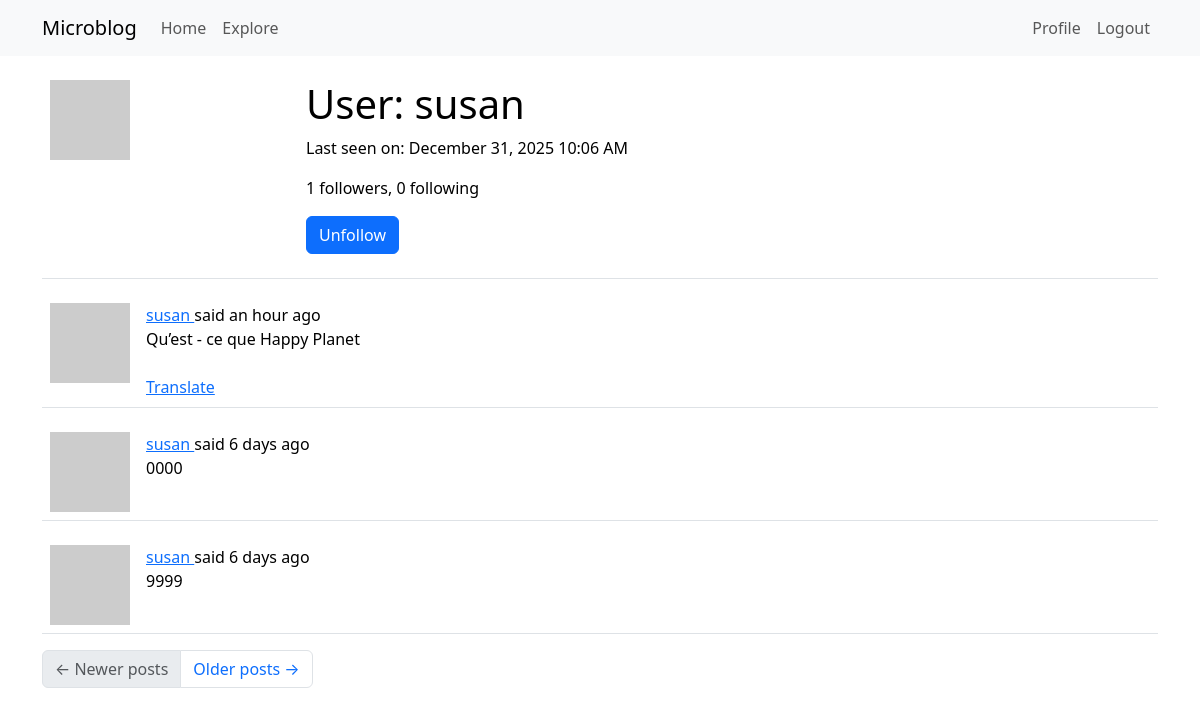
Screenshot of /user/susan (signed in) with the database file from the repository.
### app/models.py (models this page shows, shortened)
class User(UserMixin, db.Model):
    id: so.Mapped[int] = so.mapped_column(primary_key=True)
    username: so.Mapped[str] = so.mapped_column(sa.String(64), index=True, unique=True)
    email: so.Mapped[str] = so.mapped_column(sa.String(120), index=True, unique=True)
    password_hash: so.Mapped[Optional[str]] = so.mapped_column(sa.String(256))
    about_me: so.Mapped[Optional[str]] = so.mapped_column(sa.String(140))
    last_seen: so.Mapped[Optional[datetime]] = so.mapped_column(
        default=lambda: datetime.now(timezone.utc)
    )
    posts: so.WriteOnlyMapped["Post"] = so.relationship(back_populates="author")
    following: so.WriteOnlyMapped["User"] = so.relationship(
        secondary=followers,
        primaryjoin=(followers.c.follower_id == id),
        secondaryjoin=(followers.c.followed_id == id),
        back_populates="followers",
    )
    followers: so.WriteOnlyMapped["User"] = so.relationship(
        secondary=followers,
        primaryjoin=(followers.c.followed_id == id),
        secondaryjoin=(followers.c.follower_id == id),
        back_populates="following",
    )
    def avatar(self, size: int) -> str:
        digest = md5(self.email.lower().encode("utf-8")).hexdigest()
        return f"https://www.gravatar.com/avatar/{digest}?d=identicon&s={size}"
    def is_following(self, user) -> bool:
        query = self.following.select().where(User.id == user.id)
        return db.session.scalar(query) is not None
    def followers_count(self) -> int:
        query = sa.select(sa.func.count()).select_from(
            self.followers.select().subquery()
        )
        return db.session.scalar(query)
    def following_count(self) -> int:
        query = sa.select(sa.func.count()).select_from(
            self.following.select().subquery()
        )
        return db.session.scalar(query)

class Post(db.Model):
    id: so.Mapped[int] = so.mapped_column(primary_key=True)
    body: so.Mapped[str] = so.mapped_column(sa.String(140))
    timestamp: so.Mapped[datetime] = so.mapped_column(
        index=True, default=lambda: datetime.now(timezone.utc)
    )
    user_id: so.Mapped[int] = so.mapped_column(sa.ForeignKey(User.id), index=True)
    author: so.Mapped[User] = so.relationship(back_populates="posts")
    language: so.Mapped[Optional[str]] = so.mapped_column(sa.String(5))

### app/routes.py (the view)
@app.route("/user/<username>")
@login_required
def user(username):
    user = db.first_or_404(sa.select(User).where(User.username == username))
    page = request.args.get("page", 1, type=int)
    query = user.posts.select().order_by(Post.timestamp.desc())
    posts = db.paginate(
        query, page=page, per_page=app.config["POSTS_PER_PAGE"], error_out=False
    )
    next_url = (
        url_for("user", username=user.username, page=posts.next_num)
        if posts.has_next
        else None
    )
    prev_url = (
        url_for("user", username=user.username, page=posts.prev_num)
        if posts.has_prev
        else None
    )
    form = EmptyForm()
    return render_template(
        "user.html",
        user=user,
        posts=posts.items,
        next_url=next_url,
        prev_url=prev_url,
        form=form,
    )

### app/forms.py
class EmptyForm(FlaskForm):
    submit = SubmitField("Submit")

### app/__init__.py (called while the page is built)
def get_locale():
    return "zh"

### app/models.py (called while the page is built)
@login.user_loader
def load_user(id: str) -> User | None:
    return db.session.get(User, int(id))

### app/routes.py (called while the page is built)
@app.before_request
def before_request():
    if current_user.is_authenticated:
        current_user.last_seen = datetime.now(timezone.utc)
        db.session.commit()
    g.locale = str(get_locale())

### app/templates/user.html (shortened to what this page needs)
{% extends "base.html" %}
{% block content %}
    <table class="table table-hover">
        <tr>
            <td width="256px"><img src="{{ user.avatar(256) }}"></td>
            <td>
                <h1>{{ _('User') }}: {{ user.username }}</h1>
                {% if user.last_seen %}
                <p>{{ _('Last seen on') }}: {{ moment(user.last_seen).format('LLL') }}</p>
                {% endif %}
                <p>{{ _('%(count)d followers', count=user.followers_count()) }}, {{ _('%(count)d following', count=user.following_count()) }}</p>
                {% if user == current_user %}
                <p><a href="{{ url_for('edit_profile') }}">{{ _('Edit your profile') }}</a></p>
                {% else %}
                <p>
                    <form action="{{ url_for('unfollow', username=user.username) }}" method="post">
                        {{ form.submit(value=_('Unfollow'), class_='btn btn-primary') }}
                    </form>
                </p>
                {% endif %}
            </td>
        </tr>
    </table>
    {% for post in posts %}
        {% include '_post.html' %}
    {% endfor %}
    <nav aria-label="Post navigation">
        <ul class="pagination">
            <li class="page-item{% if not prev_url %} disabled{% endif %}">
                <a class="page-link" href="{{ prev_url }}">
                    <span aria-hidden="true">&larr;</span> {{ _('Newer posts') }}
                </a>
            </li>
            <li class="page-item{% if not next_url %} disabled{% endif %}">
                <a class="page-link" href="{{ next_url }}">
                    {{ _('Older posts') }} <span aria-hidden="true">&rarr;</span>
                </a>
            </li>
        </ul>
    </nav>
{% endblock %}

### app/templates/_post.html (shortened to what this page needs)
    <table class="table table-hover">
        <tr>
            <td width="70px">
                <a href="{{ url_for('user', username=post.author.username) }}">
                    <img src="{{ post.author.avatar(70) }}" />
                </a>
            </td>
            <td>
                {{ _('%(username)s said %(when)s',
                    username=user_link, when=moment(post.timestamp).fromNow()) }}
                <br>
                <span id="post{{ post.id }}">{{ post.body }}</span>
                {% if post.language and post.language != g.locale %}
                <br><br>
                <span id="translation{{ post.id }}">
                    <a href="javascript:translate(
                                'post{{ post.id }}',
                                'translation{{ post.id }}',
                                '{{ post.language }}',
                                '{{ g.locale }}');">{{ _('Translate') }}</a>
                </span>
                {% endif %}
            </td>
        </tr>
    </table>

### rows the page displays
User: username "susan", last_seen "December 31, 2025 10:06 AM"
Post: body "Qu’est - ce que Happy Planet"
Post: body "0000"
Post: body "9999"
